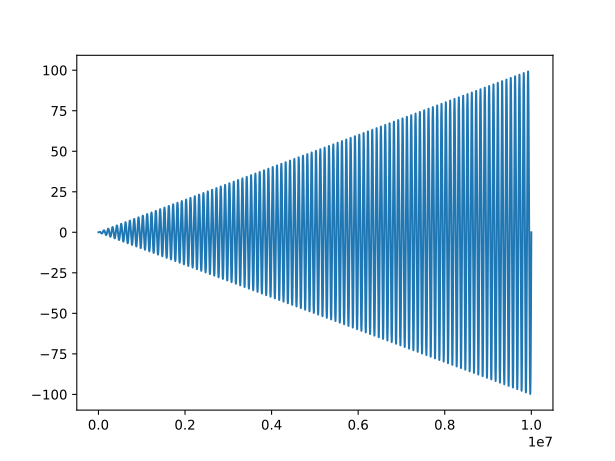

This figure's Python source:
import matplotlib.pyplot as plt
plt.switch_backend('agg') # Very Important in R Markdown
import numpy as np
x = np.arange(0,100,0.00001)
y = x*np.sin(2*np.pi*x)
plt.plot(y)
plt.savefig("demo-svg2.svg", format="svg")
